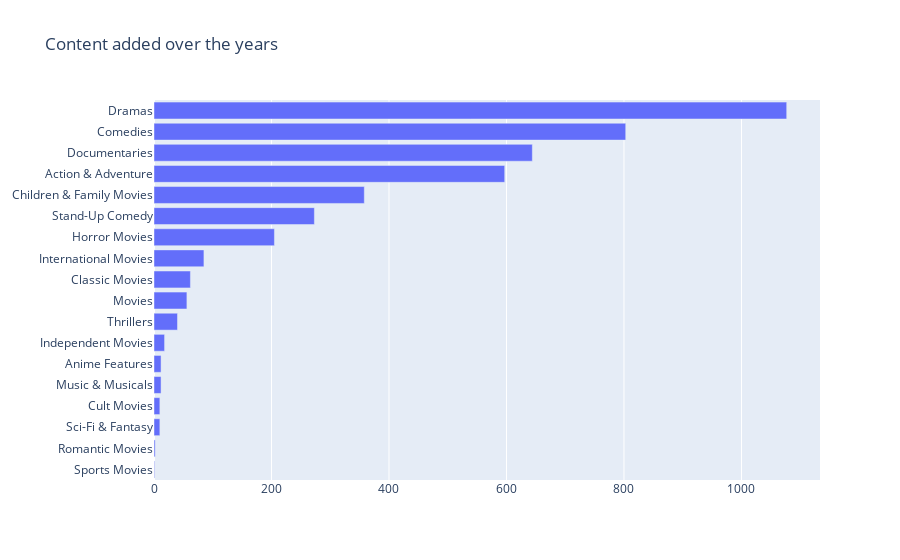

The notebook cell saved with this chart:
### Code cell
from collections import Counter
col = "genre"
categories = ", ".join(movies['genre']).split(", ")
counter_list = Counter(categories).most_common(50)
labels = [_[0] for _ in counter_list][::-1]
values = [_[1] for _ in counter_list][::-1]
trace1 = go.Bar(y=labels, x=values, orientation="h", name="Movie")
data = [trace1]
layout = go.Layout(title="Content added over the years", legend=dict(x=0.1, y=1.1, orientation="h"))
fig = go.Figure(data, layout=layout)
fig.show()

### Figure 1 — Plotly figure (JSON) as saved in the notebook; plotly's stock layout.template omitted (floating-point values rounded to 4 significant figures)
{"data": [{"name": "Movie", "orientation": "h", "type": "bar", "x": [1, 2, 10, 10, 12, 12, 18, 40, 56, 62, 85, 205, 273, 358, 597, 644, 803, 1077], "y": ["Sports Movies", "Romantic Movies", "Sci-Fi & Fantasy", "Cult Movies", "Music & Musicals", "Anime Features", "Independent Movies", "Thrillers", "Movies", "Classic Movies", "International Movies", "Horror Movies", "Stand-Up Comedy", "Children & Family Movies", "Action & Adventure", "Documentaries", "Comedies", "Dramas"]}], "layout": {"legend": {"orientation": "h", "x": 0.1, "y": 1.1}, "title": {"text": "Content added over the years"}}}
